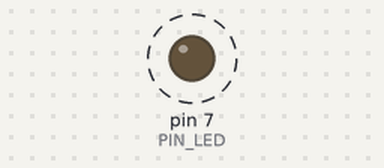
Simulated run of this sketch. Board: Arduino Uno, built with avr-gcc and run on an emulated ATmega328P. On the bench: output pins drawn as LEDs (lit = HIGH). Dashed ring = blinking. What the sketch prints to the serial monitor is not drawn.

Above: at 1.05 s.
Timing chart, 0 to 4.0 s (numbered marks = the images above):
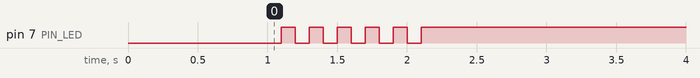

The sketch:

05_practice_2.ino
```cpp
#define PIN_LED 7
unsigned int count, toggle;
void setup()
{
  pinMode(PIN_LED, OUTPUT);
  Serial.begin(115200);
  count = 0;
  toggle = 1;
  delay(1000);
}

void loop() {
  while(1)
  {
    if (count == 12)
    {
      break;
    }
    toggle = toggle_state(toggle);
    Serial.print(count);
    count = count+1;
    digitalWrite(PIN_LED, toggle);


    delay(100);
  }

}
int toggle_state(int toggle)
{
  return !toggle;
}
```

Measured:
- by itself, pin 7 (PIN_LED): alternates HIGH for 0.10 s and LOW for 0.10 s, 11 changes in all, then stays HIGH
